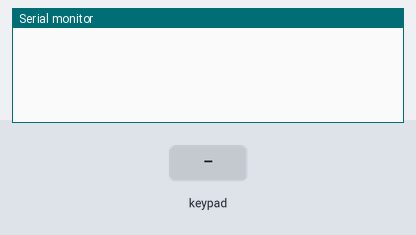
A sketch run on a simulated Arduino Uno, built with avr-gcc and run on an emulated ATmega328P. Shown: the last lines printed to the serial monitor. The inputs (shaded band) are chosen by the test bench.

Above: at 1.2 s.
1.3 s: key '1' pressed
At 2.5 s:
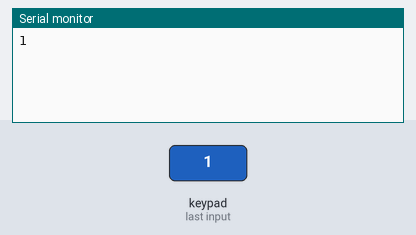
2.8 s: keypad keys 9 8 7 6 # pressed 0.4 s apart
At 4.9 s:
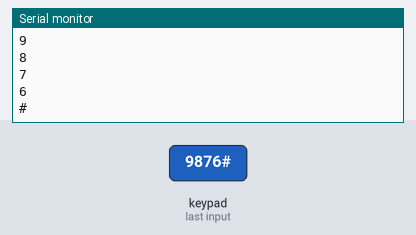
6.3 s: key '*' pressed
At 7.5 s:
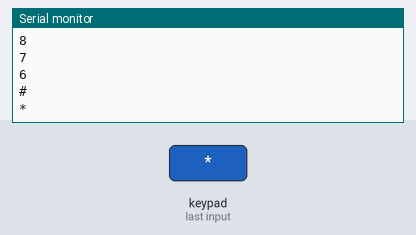
7.8 s: keypad keys 1 2 1 1 1 0 pressed 0.4 s apart
At 10.2 s:
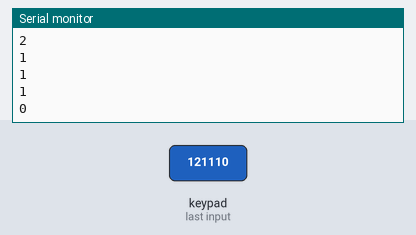
Timing chart, 0 to 11.7 s (numbered marks = the images above; inputs shaded):
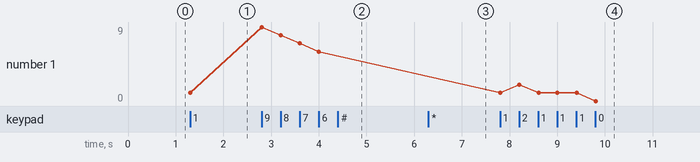

The sketch:

BasilanTusYaz.ino
```cpp
#include <Keypad.h>
const byte SATIRLAR = 4;
const byte SUTUNLAR = 3;
char tuslar[SATIRLAR][SUTUNLAR] = {
  {'1','2','3'},
  {'4','5','6'},
  {'7','8','9'},
  {'*','0','#'},
};
byte satirPinleri[SATIRLAR] = {9,8,7,6};
byte sutunPinleri[SUTUNLAR] = {12,11,10};
Keypad tusTakimi = Keypad(
  makeKeymap(tuslar),
  satirPinleri, sutunPinleri,
  SATIRLAR, SUTUNLAR
);
void setup() {
  Serial.begin(9600);

}

void loop() {
  char basilan = tusTakimi.waitForKey();
  Serial.println(basilan);

}
```

Measured:
- after the input at 1.3 s, the serial monitor: prints a new line at once (image 1)
- after the input at 2.8 s, the serial monitor: prints a new line at once (image 2)
- after the input at 6.3 s, the serial monitor: prints a new line at once (image 3)
- after the input at 7.8 s, the serial monitor: prints a new line at once (image 4)
- plotted number 1: 1 → 6 after the input at 2.8 s, 6 → 0 after the input at 7.8 s
